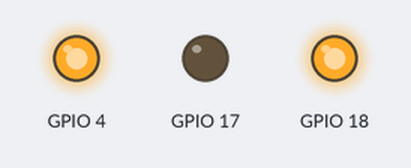
A program run on a simulated Raspberry Pi (BCM pin numbers). Shown: output pins drawn as LEDs (lit = HIGH).

Above: at 2.5 s.
At 9.5 s:
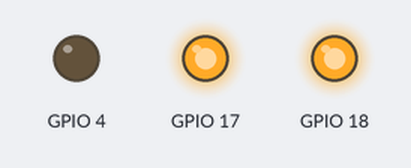
At 13.0 s:
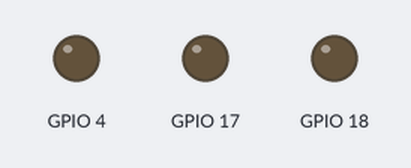
Timing chart, 0 to 18.2 s (numbered marks = the images above):
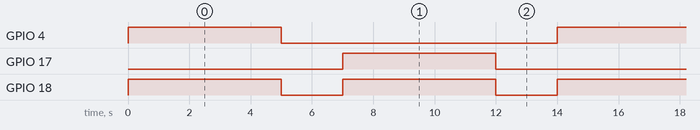

Measured:
- by itself, GPIO 4, GPIO 17: alternates HIGH for 5.0 s and LOW for 9.0 s
- by itself, GPIO 18: alternates HIGH for 5.0 s and LOW for 2.0 s
- by itself, everything shown: repeats every 14.0 s, in 4 steps

The program:

motorclase.py
```python
from motorcc_clase import *

def loop(motor_control):
    motor_control.motor_izquierda()
    time.sleep(5)
    motor_control.motor_paro()
    time.sleep(2)
    motor_control.motor_derecha()
    time.sleep(5)
    motor_control.motor_paro()
    time.sleep(2)

def main():
    motor_control = MotorControl(4, 17, 18)
    try:
        while True:
            loop(motor_control)
    except KeyboardInterrupt:
        pass

main()
```

motorcc_clase.py
```python
import RPi.GPIO as GPIO
import time

class MotorControl:
    def __init__(self, in1, in2, en1):
        self.IN1 = in1
        self.IN2 = in2
        self.EN1 = en1

        GPIO.setmode(GPIO.BCM)
        GPIO.setup(self.IN1, GPIO.OUT)
        GPIO.setup(self.IN2, GPIO.OUT)
        GPIO.setup(self.EN1, GPIO.OUT)

    def motor_izquierda(self):
        GPIO.output(self.EN1, GPIO.HIGH)
        GPIO.output(self.IN1, GPIO.HIGH)
        GPIO.output(self.IN2, GPIO.LOW)

    def motor_derecha(self):
        GPIO.output(self.EN1, GPIO.HIGH)
        GPIO.output(self.IN1, GPIO.LOW)
        GPIO.output(self.IN2, GPIO.HIGH)

    def motor_paro(self):
        GPIO.output(self.EN1, GPIO.LOW)
        GPIO.output(self.IN1, GPIO.LOW)
        GPIO.output(self.IN2, GPIO.LOW)
```
